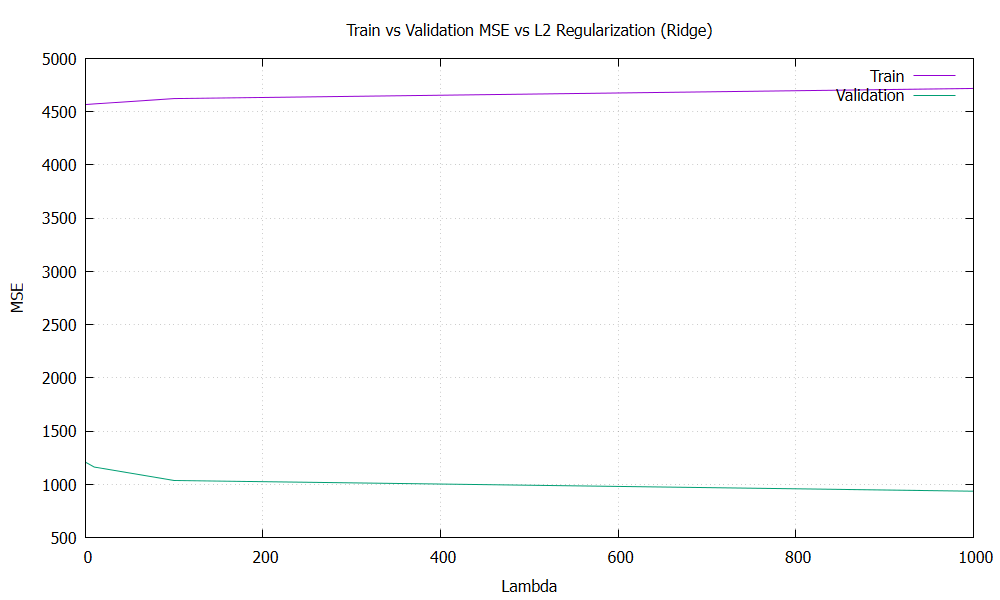

Write the gnuplot code that produced this figure.
set datafile separator ','
set terminal pngcairo size 1000,600
set output 'results/mse_vs_lambda.png'
set title 'Train vs Validation MSE vs L2 Regularization (Ridge)'
set xlabel 'Lambda'
set ylabel 'MSE'
set grid
plot 'results/mse_vs_lambda.csv' using 1:2 with lines title 'Train', 'results/mse_vs_lambda.csv' using 1:3 with lines title 'Validation'
